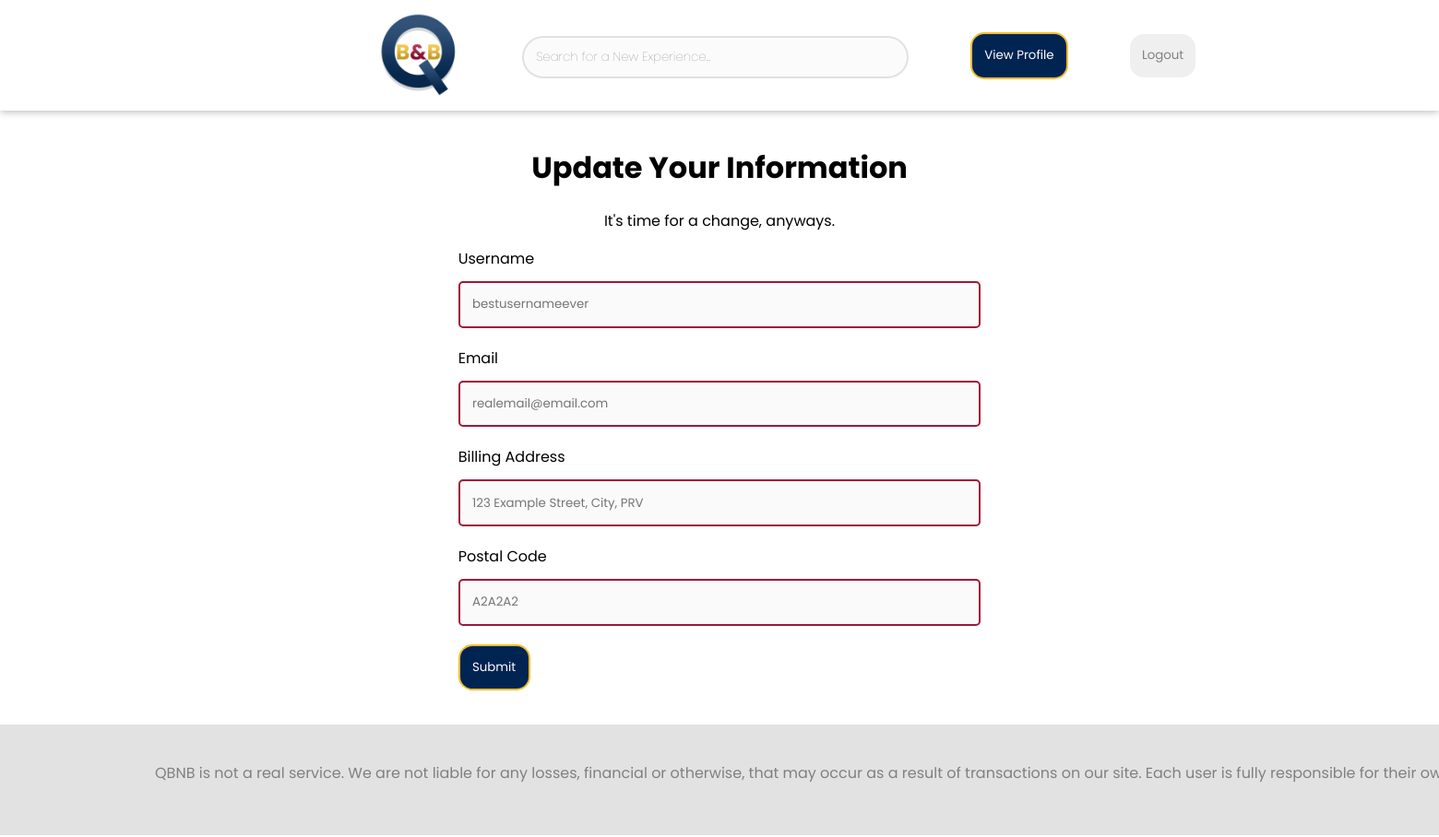
/update/3 (signed in), run on the app's committed database.
### qbnb/models.py (models this page shows, shortened)
class User(UserMixin, db.Model):
    __tablename__ = 'users'
    id = db.Column(db.Integer,
                   primary_key=True,
                   autoincrement=True,
                   unique=True)
    username = db.Column(db.String(80),
                         unique=True,
                         nullable=False)
    email = db.Column(db.String(120),
                      unique=True,
                      nullable=False)
    password = db.Column(db.String(120),
                         unique=False,
                         nullable=False)
    rating = db.Column(db.String(120),
                       unique=False,
                       nullable=False)
    propertyReview = db.Column(db.String(120),
                               unique=False,
                               nullable=True)
    userReview = db.Column(db.String(120),
                           unique=False,
                           nullable=True)
    balance = db.Column(db.Float,
                        nullable=False)
    billingAddress = db.Column(db.String(120),
                               unique=False,
                               nullable=False)
    postalCode = db.Column(db.String(6),
                           unique=False,
                           nullable=False)
    firstName = db.Column(db.String(15),
                          unique=False,
                          nullable=False)
    surname = db.Column(db.String(20),
                        unique=False,
                        nullable=False)
    authenticated = db.Column(db.Boolean,
                              default=False)

### qbnb/__main__.py (the view, shortened to what this page needs)
@app.route("/update/<id>", methods=['GET', 'POST'])
@login_required
def update_profile(id):
    user = db.session.query(User).get(id)  # Get profile id
    if request.method == 'GET':
        userData = {
            "username": user.username,
            "email": user.email,
            "billingAddress": user.billingAddress,
            "postalCode": user.postalCode,
            "firstName": user.firstName,
            "rating": user.rating,
            "propertyReviews": user.propertyReview,
            "userReviews": user.userReview,
            "balance": user.balance,
            "id": id
        }  # Get user data from database
        userInfo = get_info()  # Check if user is signed in
        return render_template('updateInfo.html',
                               userData=userData,
                               userInformation=userInfo[0],
                               user=userInfo[1])
    return redirect("/profile/" + str(id))  # Reload profile

### qbnb/__main__.py (called while the page is built)
@login_manager.user_loader
def load_user(id):
    return db.session.query(User).get(id)

def get_info():
    user = db.session.query(User).get(current_user.get_id())
    if user is None:
        return [None, False]
    else:
        return [user, True]

### qbnb/templates/updateInfo.html
{% extends 'base.html' %}
{% block body %}
<div class="changing-info-container">
    <div class="profile-header">
        <h1>Update Your Information</h1>
        <p>It's time for a change, anyways.</p>
    </div>
    <div class="login-container">
        <br>
        <form method="post">
            <label for="username" class="input-label">Username</label><br>
            <input type="text" minlength="4" class="textfield" name="username" pattern='^[A-Za-z0-9_-]*$' placeholder="{{ userData.username }}" title="Usernames cannot have special characters."value="{{ request.form['username'] }}"></input>
            <br>
            <label for="email" class="input-label">Email</label><br>
            <input type="text" minlength="4"class="textfield" name="email" placeholder="{{ userData.email }}" title="Enter a valid email." pattern="[a-z0-9._%+-]+@[a-z0-9.-]+\.[a-z]{2,4}$" value="{{ request.form['email'] }}"></input>
            <br>
            <label for="billingAddress" class="input-label">Billing Address</label><br>
            <input type="text" minlength="4" class="textfield" name="billingAddress" placeholder="{{ userData.billingAddress }}" value="{{ request.form['billingAddress'] }}"></input>
            <br>
            <label for="postalCode" class="input-label">Postal Code</label><br>
            <input type="text" minlength="6" maxlength=6 class="textfield" name="postalCode" placeholder="{{ userData.postalCode }}" title="Postal Codes can't contain special characters and must follow the Canadian Postal Code format." pattern='^([A-Za-z]\d[A-Za-z][-]?\d[A-Za-z]\d)' value="{{ request.form['postalCode'] }}"></input>
            <br>
            <button  class="standard-button" align="center" type="submit">Submit</button>
            <br><br>
        </form>
    </div>
</div>
{% endblock %}

### qbnb/static/styles.css (style rules this page uses)
body { font-family: 'Poppins', sans-serif; font-weight: normal; }
button { border: solid 4px rgb(157,25,57); font-family: 'Poppins', sans-serif; padding: 1em; margin-left: 5em; }
.changing-info-container { display: flex; justify-content: center; flex-grow: 1 1 200px; flex-direction: column; }
.login-container { display: flex; justify-content: center; flex-grow: 1 1 200px; flex-direction: row; }
.textfield { transition: all 250ms ease; border: solid 2px rgb(157,25,57); border-radius: 5px; padding: 1em; margin: 1.5vh 0 2.5vh 0; font-family: 'Poppins', sans-serif; background-color: #fafafafa; width: 40.2em; }
.profile-header { padding-top: -1vh; text-align: center; }
.standard-button { transition: all 250ms ease-in-out; background-color: rgb(0, 36, 82); color: white; min-width: 5em; margin-left: 0; border: solid 2px rgb(238,189,49); border-radius: 15px; }

### data on the page
User: username "bestusernameever", email "realemail@email.com", billingAddress "123 Example Street, City, PRV", postalCode "A2A2A2"
